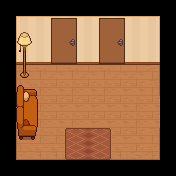

Rendered tile map (Tiled .tmx) drawn with the repository's tilesets; below, a short description and the full map source, tile grids included:
An orthogonal 11x11 tile map with 16x16 px tiles, 2 tile layers (Tile Layer 1, Tile Layer 2), 1 hidden layer not drawn, 4 tilesets.

<map version="1.10" tiledversion="1.11.2" orientation="orthogonal" renderorder="right-down" width="11" height="11" tilewidth="16" tileheight="16" infinite="0" nextlayerid="4" nextobjectid="1">
 <tileset firstgid="1" source="Cozy Interior 2.tsx" />
 <tileset firstgid="163" source="Cozy Interior 4.tsx" />
 <tileset firstgid="397" source="Cozy Interior 5.tsx" />
 <tileset firstgid="631" source="Cozy Interior 1.tsx" />
 <layer id="1" name="Tile Layer 1" width="11" height="11">
  <data encoding="csv">
0,0,0,0,0,0,0,0,0,0,0,
0,28,29,29,30,29,30,29,30,31,0,
0,46,47,47,48,47,48,47,48,49,0,
0,82,83,84,83,84,83,84,84,85,0,
0,100,101,102,101,102,101,102,102,103,0,
0,118,119,120,119,120,119,120,120,121,0,
0,118,119,120,120,120,120,120,119,120,0,
0,118,119,120,119,120,120,120,119,120,0,
0,118,119,119,119,119,119,120,120,121,0,
0,136,137,137,137,137,137,137,138,139,0,
0,0,0,0,0,0,0,0,0,0,0
</data>
 </layer>
 <layer id="2" name="Tile Layer 2" width="11" height="11">
  <data encoding="csv">
0,0,0,0,0,0,0,0,0,0,0,
0,0,0,729,730,0,729,730,0,0,0,
0,260,0,747,748,0,747,748,0,0,0,
0,273,0,765,766,0,765,766,0,0,0,
0,286,0,0,0,0,0,0,0,0,0,
0,553,554,0,0,0,0,0,0,0,0,
0,566,567,0,0,0,0,0,0,0,0,
0,579,580,0,0,0,0,0,0,0,0,
0,592,593,0,433,434,435,0,0,0,0,
0,0,0,0,446,447,448,0,0,0,0,
0,0,0,0,0,0,0,0,0,0,0
</data>
 </layer>
 <layer id="3" name="border" width="11" height="11" visible="0">
  <data encoding="csv">
168,168,168,168,168,168,168,168,168,168,168,
168,0,0,0,0,0,0,0,0,0,168,
168,168,0,0,0,0,0,0,0,0,168,
168,168,168,168,168,168,168,168,168,168,168,
168,168,0,0,0,0,0,0,0,0,168,
168,168,168,0,0,0,0,0,0,0,168,
168,168,168,0,0,0,0,0,0,0,168,
168,168,168,0,0,0,0,0,0,0,168,
168,168,168,0,0,0,0,0,0,0,168,
168,0,0,0,0,0,0,0,0,0,168,
168,168,168,168,168,168,168,168,168,168,168
</data>
 </layer>
</map>
